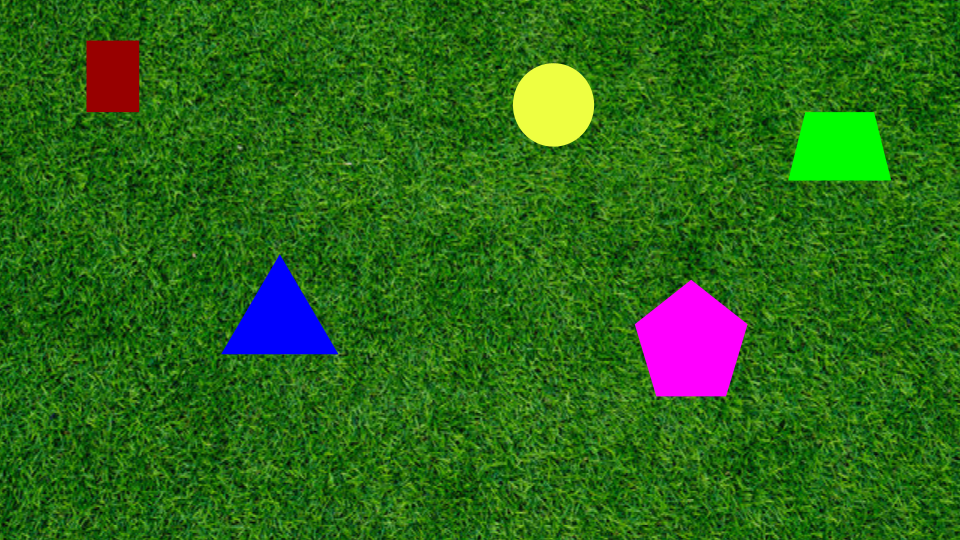
#> input picture part1/input_p1.png, 960 x 540 px
$ python -i detector.py   (imports and definitions only)   (older library calls are emulated)
#> lines starting #> are read from the running program, lines starting #| are printed output that depends on the picture; after the words box and inside, x2 and y2 are one past the last pixel; in counts of white or black regions, pixels touching at a corner belong together
#> further down, picture is the input picture: shape (540, 960, 3); mean B, G, R 24.5, 104.6, 44
import cv2
import numpy as np

# Constants from problem statement
K = np.array([[2564.3186869, 0, 0], [0, 2569.70273111, 0], [0, 0, 1]], dtype=np.float32)
CIRCLE_RADIUS = 10.0  # circle radius in inches
FOCAL_LENGTH = 0.5 * (K[0, 0] + K[1, 1])
# Reduce the video size for processing speed
PROCESS_SCALE = 0.5


def process_image(input_img):
    frame_height, frame_width = input_img.shape[:2]
#> frame_height = 540; frame_width = 960
    proc_width = max(1, int(frame_width * PROCESS_SCALE))
#> proc_width = 480
    proc_height = max(1, int(frame_height * PROCESS_SCALE))
#> proc_height = 270
    kernel = np.ones(
        (int(13 / 1278 * proc_width), int(13 / 713 * proc_height)), np.uint8
    )  # (kernel used for morphological operations) adjusted kernel size based on video resolution (adapted from 8x8 in part 1)
    # scale image down for speed
    scaled = cv2.resize(
        input_img, (proc_width, proc_height), interpolation=cv2.INTER_AREA
    )

    # Same hsv value filter from before
    value = cv2.cvtColor(scaled, cv2.COLOR_BGR2HSV)[:, :, 2].astype(np.float32)
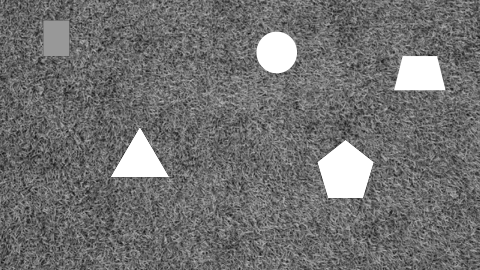
#> value: shape (270, 480) float32; min 18, max 255, mean 113

    # Now I use Sobel (gradient of image intensity) to find the smoothness of the image
    grad_x = cv2.Sobel(value, cv2.CV_32F, 1, 0, ksize=3)
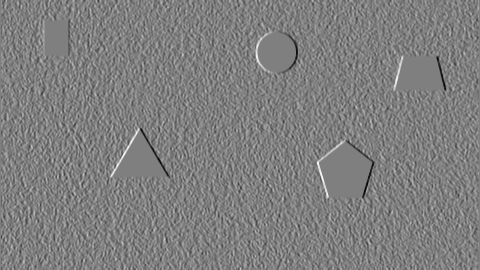
#> grad_x: shape (270, 480) float32; min -730, max 731, mean 0.1; drawn with min black and max white
    grad_y = cv2.Sobel(value, cv2.CV_32F, 0, 1, ksize=3)
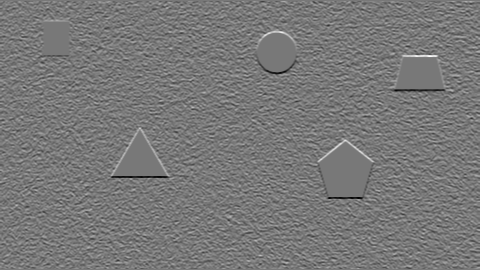
#> grad_y: shape (270, 480) float32; min -782, max 871, mean -0.1; drawn with min black and max white
    grad_mag = np.sqrt(grad_x**2 + grad_y**2)
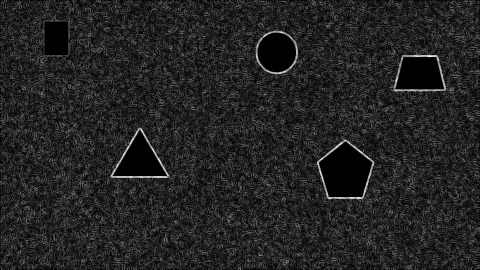
#> grad_mag: shape (270, 480) float32; min 0, max 871, mean 121.2; drawn with min black and max white
    # smoothness = white-||gradient||
    smoothness = 255.0 - cv2.normalize(grad_mag, None, 0, 255, cv2.NORM_MINMAX)
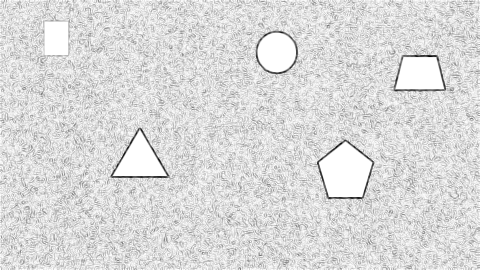
#> smoothness: shape (270, 480) float32; min 0, max 255, mean 219.5
    smoothness = smoothness.astype(np.uint8)

    # threshold for low gradient magnitude (ie smooth shapes)
    binary = cv2.threshold(smoothness, 230, 255, cv2.THRESH_BINARY)[1]
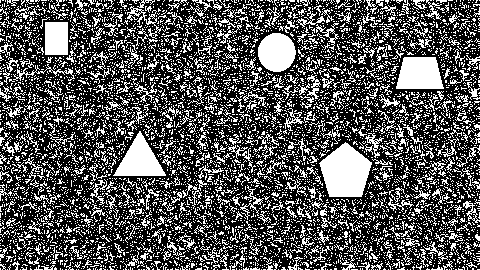
#> binary: shape (270, 480); 33.1% white in thin lines or dots

    # morphological open. I removed close because the shapes are well defined, and it was burning time for very little gain in quality
    binary = cv2.morphologyEx(binary, cv2.MORPH_OPEN, kernel)
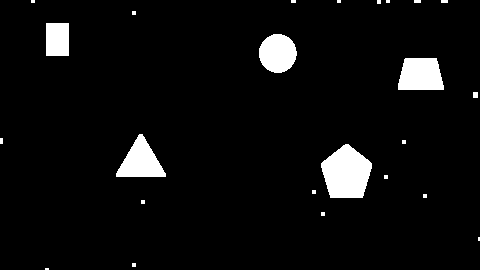
#> binary: shape (270, 480); 5.2% white; 24 white regions (16 under 20 px)
    # binary = cv2.morphologyEx(binary, cv2.MORPH_CLOSE, kernel)

    # find contours of the binary image
    contours = cv2.findContours(binary, cv2.RETR_EXTERNAL, cv2.CHAIN_APPROX_SIMPLE)[0]
#> contours = 24 contours, 18 with area under 20; largest, box (x1, y1, x2, y2) and area: (321, 144, 372, 198) 1931, (398, 58, 444, 90) 1207, (116, 134, 166, 177) 1148, (259, 34, 297, 73) 1099, (46, 23, 69, 56) 704, (473, 92, 478, 98) 20
    min_area = 0.005 * proc_width * proc_height
#> min_area = 648

    # DETECTIONS
    detections = []
    for contour in contours:
        # skip very small contours
        if cv2.contourArea(contour) < min_area:
            continue

        # scale everything back up to the original image size so the output video is good quality
        contour_scaled = (contour / PROCESS_SCALE).astype(np.int32)
        # removed drawing

        M = cv2.moments(contour)
        if M["m00"] != 0:
            cX = int(int(M["m10"] / M["m00"]) / PROCESS_SCALE)
            cY = int(int(M["m01"] / M["m00"]) / PROCESS_SCALE)
            radius_px = cv2.minEnclosingCircle(contour)[1]
            radius_px = max(radius_px / PROCESS_SCALE, 1.0)  # scale up to original size

            # z = f * R / r
            # f, r in px, R,z in inches, https://ksimek.github.io/2013/08/13/intrinsic/
            depth_in = (FOCAL_LENGTH * CIRCLE_RADIUS) / radius_px
            # convert to normal format
            outline = [[int(point[0][0]), int(point[0][1])] for point in contour_scaled]
            detections.append(
                {"x": cX, "y": cY, "depth": float(depth_in), "outline": outline}
            )
#> this loop made 24 passes
#> (contour, cX, cY, radius_px, depth_in, outline) on pass 16: ([[46, 23], [46, 55], [68, 55], [68, 23]], 114, 78, 38.83, 661, [[92, 46], [92, 110], [136, 110], [136, 46]])
#> (cX, cY, radius_px, depth_in) on passes 9, 12, 14, 15: (692, 344, 57.89, 443.4), (280, 322, 56.32, 455.8), (840, 148, 50.28, 510.6), (554, 104, 38.83, 661)
#> after the loop, detections = 5 items
    return detections

>>> import cv2
>>> picture = cv2.imread('../../../part1/input_p1.png')
>>> result = process_image(picture)
#> result = 5 items
